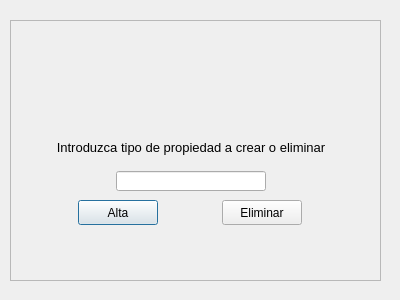
<?xml version="1.0" encoding="UTF-8"?>
<ui version="4.0">
 <class>DlgGestionPropiedadTipo</class>
 <widget class="QDialog" name="DlgGestionPropiedadTipo">
  <property name="windowModality">
   <enum>Qt::ApplicationModal</enum>
  </property>
  <property name="geometry">
   <rect>
    <x>0</x>
    <y>0</y>
    <width>400</width>
    <height>300</height>
   </rect>
  </property>
  <property name="minimumSize">
   <size>
    <width>400</width>
    <height>300</height>
   </size>
  </property>
  <property name="maximumSize">
   <size>
    <width>400</width>
    <height>300</height>
   </size>
  </property>
  <property name="windowTitle">
   <string>Gestión Tipo Propiedades</string>
  </property>
  <property name="modal">
   <bool>true</bool>
  </property>
  <widget class="QFrame" name="frame">
   <property name="geometry">
    <rect>
     <x>10</x>
     <y>20</y>
     <width>371</width>
     <height>261</height>
    </rect>
   </property>
   <property name="frameShape">
    <enum>QFrame::StyledPanel</enum>
   </property>
   <property name="frameShadow">
    <enum>QFrame::Raised</enum>
   </property>
   <widget class="QWidget" name="verticalLayoutWidget">
    <property name="geometry">
     <rect>
      <x>10</x>
      <y>50</y>
      <width>342</width>
      <height>161</height>
     </rect>
    </property>
    <layout class="QVBoxLayout" name="verticalLayout">
     <item>
      <layout class="QHBoxLayout" name="horizontalLayout_2">
       <item>
        <widget class="QLabel" name="label">
         <property name="minimumSize">
          <size>
           <width>50</width>
           <height>50</height>
          </size>
         </property>
         <property name="maximumSize">
          <size>
           <width>50</width>
           <height>50</height>
          </size>
         </property>
         <property name="layoutDirection">
          <enum>Qt::LeftToRight</enum>
         </property>
         <property name="text">
          <string/>
         </property>
         <property name="pixmap">
          <pixmap>../img/house.ico</pixmap>
         </property>
         <property name="scaledContents">
          <bool>true</bool>
         </property>
         <property name="alignment">
          <set>Qt::AlignLeading|Qt::AlignLeft|Qt::AlignVCenter</set>
         </property>
        </widget>
       </item>
      </layout>
     </item>
     <item>
      <layout class="QHBoxLayout" name="horizontalLayout_3">
       <item>
        <widget class="QLabel" name="lbl_pro_gestion_tipo">
         <property name="minimumSize">
          <size>
           <width>280</width>
           <height>30</height>
          </size>
         </property>
         <property name="maximumSize">
          <size>
           <width>280</width>
           <height>30</height>
          </size>
         </property>
         <property name="font">
          <font>
           <pointsize>10</pointsize>
          </font>
         </property>
         <property name="text">
          <string>Introduzca tipo de propiedad a crear o eliminar</string>
         </property>
         <property name="alignment">
          <set>Qt::AlignCenter</set>
         </property>
        </widget>
       </item>
      </layout>
     </item>
     <item>
      <layout class="QHBoxLayout" name="horizontalLayout_4">
       <item>
        <widget class="QLineEdit" name="txt_pro_gestion_tipo">
         <property name="minimumSize">
          <size>
           <width>150</width>
           <height>20</height>
          </size>
         </property>
         <property name="maximumSize">
          <size>
           <width>150</width>
           <height>20</height>
          </size>
         </property>
        </widget>
       </item>
      </layout>
     </item>
     <item>
      <layout class="QHBoxLayout" name="horizontalLayout">
       <item>
        <widget class="QPushButton" name="btn_pro_tipo_alta">
         <property name="minimumSize">
          <size>
           <width>80</width>
           <height>25</height>
          </size>
         </property>
         <property name="maximumSize">
          <size>
           <width>80</width>
           <height>25</height>
          </size>
         </property>
         <property name="text">
          <string>Alta</string>
         </property>
        </widget>
       </item>
       <item>
        <widget class="QPushButton" name="btn_pro_tipo_eliminar">
         <property name="minimumSize">
          <size>
           <width>80</width>
           <height>25</height>
          </size>
         </property>
         <property name="maximumSize">
          <size>
           <width>80</width>
           <height>25</height>
          </size>
         </property>
         <property name="text">
          <string>Eliminar</string>
         </property>
        </widget>
       </item>
      </layout>
     </item>
    </layout>
   </widget>
  </widget>
 </widget>
 <resources/>
 <connections/>
</ui>
